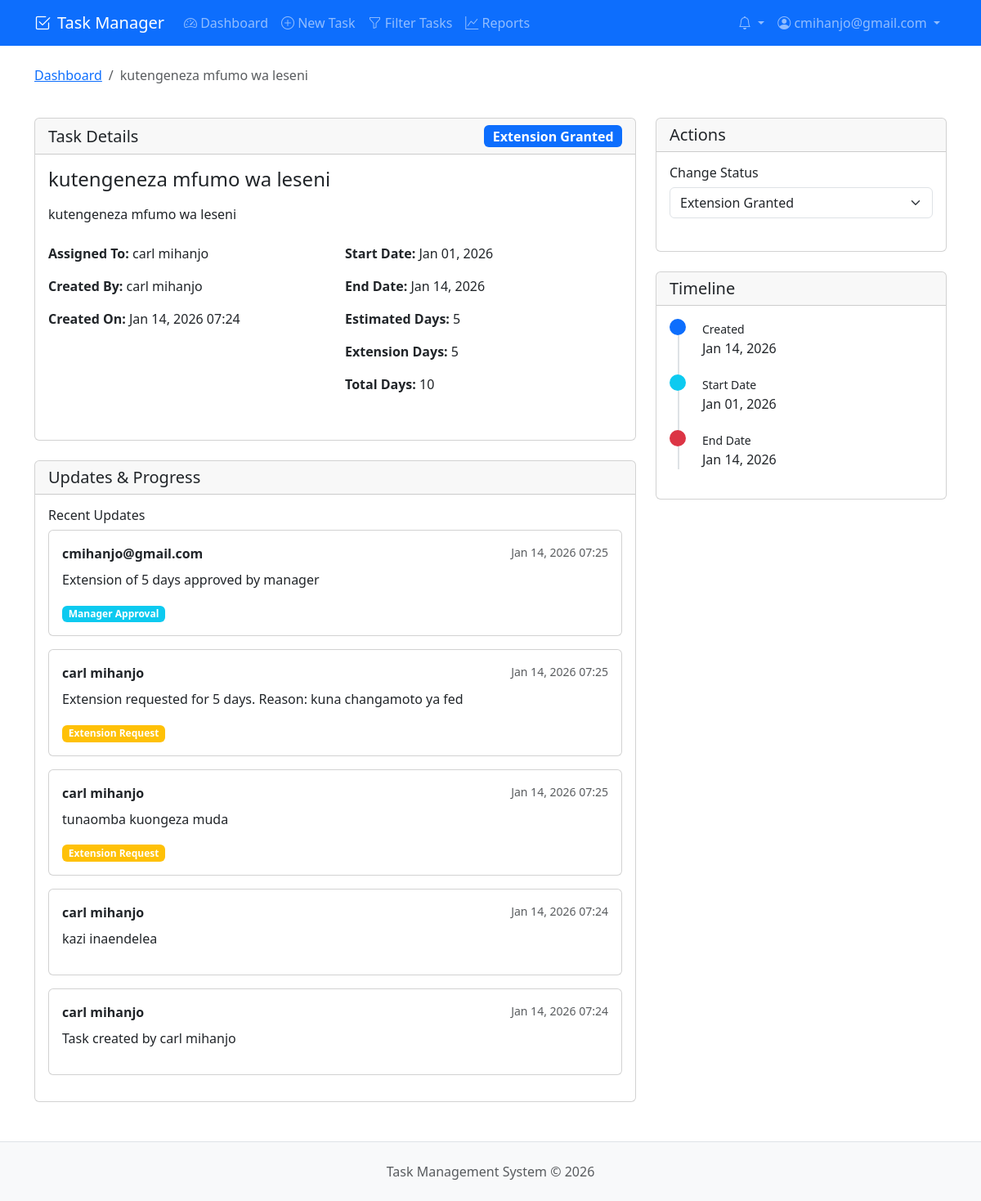
The page /tasks/2/ (signed in) on the database its author committed.
### tasks/models.py (models this page shows, shortened)
class Task(models.Model):
    STATUS_CHOICES = [
        ('pending', 'Pending'),
        ('in_progress', 'In Progress'),
        ('completed', 'Completed'),
        ('needs_extension', 'Needs Extension'),
        ('extension_granted', 'Extension Granted'),
        ('closed', 'Closed'),
    ]
    name = models.CharField(max_length=200)
    description = models.TextField()
    assigned_to = models.ForeignKey(User, on_delete=models.CASCADE, related_name='assigned_tasks')
    created_by = models.ForeignKey(User, on_delete=models.CASCADE, related_name='created_tasks')
    created_at = models.DateTimeField(auto_now_add=True)
    start_date = models.DateField()
    end_date = models.DateField()
    estimated_days = models.PositiveIntegerField(help_text="Estimated number of work days")
    extension_days = models.PositiveIntegerField(default=0)
    status = models.CharField(max_length=20, choices=STATUS_CHOICES, default='pending')
    completed_at = models.DateTimeField(null=True, blank=True)
    is_completed = models.BooleanField(default=False)
    class Meta:
        ordering = ['-created_at']
        permissions = [
            ("can_view_all_tasks", "Can view all tasks"),
        ]
    @property
    def is_overdue(self):
        return self.end_date < timezone.now().date() and not self.is_completed
    @property
    def total_days(self):
        return self.estimated_days + self.extension_days

class TaskUpdate(models.Model):
    UPDATE_TYPES = [
        ('progress', 'Progress Update'),
        ('completion', 'Completion Request'),
        ('extension', 'Extension Request'),
        ('approval', 'Manager Approval'),
        ('comment', 'Comment'),
    ]
    task = models.ForeignKey(Task, on_delete=models.CASCADE, related_name='updates')
    user = models.ForeignKey(User, on_delete=models.CASCADE)
    update_type = models.CharField(max_length=20, choices=UPDATE_TYPES)
    message = models.TextField()
    created_at = models.DateTimeField(auto_now_add=True)
    file = models.FileField(upload_to='task_updates/', null=True, blank=True)
    class Meta:
        ordering = ['-created_at']

### tasks/views.py (the view, shortened to what this page needs)
# urls.py: path('<int:task_id>/', views.task_detail, name='task_detail'),
@login_required
def task_detail(request, task_id):
    task = get_object_or_404(Task, id=task_id)
    if not (request.user == task.assigned_to or request.user == task.created_by or
            request.user.groups.filter(name='Manager').exists()):
        messages.error(request, 'You do not have permission to view this task.')
        return redirect('tasks:dashboard')
    updates = task.updates.all().order_by('-created_at')
    update_form = TaskUpdateForm()
    extension_form = ExtensionRequestForm()
    status_form = TaskStatusForm(instance=task)
    context = {
        'task': task,
        'updates': updates,
        'update_form': update_form,
        'extension_form': extension_form,
        'status_form': status_form,
        'can_edit': request.user == task.assigned_to,
        'is_manager': request.user.groups.filter(name='Manager').exists(),
    }
    return render(request, 'tasks/task_detail.html', context)

### tasks/forms.py
class TaskUpdateForm(forms.ModelForm):
    class Meta:
        model = TaskUpdate
        fields = ['update_type', 'message', 'file']
        widgets = {
            'message': forms.Textarea(attrs={'rows': 3}),
        }

class ExtensionRequestForm(forms.Form):
    extension_days = forms.IntegerField(min_value=1, max_value=30)
    reason = forms.CharField(widget=forms.Textarea(attrs={'rows': 3}))

### tasks/templatetags/custom_filters.py (called while the page is built)
@register.filter
def status_color(status):
    color_map = {
        'pending': 'secondary',
        'in_progress': 'info',
        'completed': 'success',
        'needs_extension': 'warning',
        'extension_granted': 'primary',
        'closed': 'dark',
    }
    return color_map.get(status, 'secondary')

### templates/tasks/task_detail.html (shortened to what this page needs)
{% extends 'base.html' %}
{% load crispy_forms_tags %}
{% load custom_filters %}
{% block content %}
<div class="row mb-4">
    <div class="col-12">
        <nav aria-label="breadcrumb">
            <ol class="breadcrumb">
                <li class="breadcrumb-item"><a href="{% url 'tasks:dashboard' %}">Dashboard</a></li>
                <li class="breadcrumb-item active">{{ task.name|truncatechars:30 }}</li>
            </ol>
        </nav>
    </div>
</div>
<div class="row">
    <div class="col-md-8">
        <div class="card mb-4">
            <div class="card-header d-flex justify-content-between align-items-center">
                <h5 class="mb-0">Task Details</h5>
                <span class="badge bg-{{ task.status|status_color }} fs-6">{{ task.get_status_display }}</span>
            </div>
            <div class="card-body">
                <h4 class="card-title">{{ task.name }}</h4>
                <p class="card-text">{{ task.description|linebreaks }}</p>
                <div class="row mt-4">
                    <div class="col-md-6">
                        <p><strong>Assigned To:</strong> {{ task.assigned_to.get_full_name|default:task.assigned_to.username }}</p>
                        <p><strong>Created By:</strong> {{ task.created_by.get_full_name|default:task.created_by.username }}</p>
                        <p><strong>Created On:</strong> {{ task.created_at|date:"M d, Y H:i" }}</p>
                    </div>
                    <div class="col-md-6">
                        <p><strong>Start Date:</strong> {{ task.start_date|date:"M d, Y" }}</p>
                        <p><strong>End Date:</strong> {{ task.end_date|date:"M d, Y" }}</p>
                        <p><strong>Estimated Days:</strong> {{ task.estimated_days }}</p>
                        <p><strong>Extension Days:</strong> {{ task.extension_days }}</p>
                        <p><strong>Total Days:</strong> {{ task.total_days }}</p>
                    </div>
                </div>
            </div>
        </div>
        <div class="card">
            <div class="card-header">
                <h5 class="mb-0">Updates & Progress</h5>
            </div>
            <div class="card-body">
                <div class="updates-list">
                    <h6>Recent Updates</h6>
                    {% for update in updates %}
                    <div class="card mb-3">
                        <div class="card-body">
                            <div class="d-flex justify-content-between align-items-start mb-2">
                                <strong>{{ update.user.get_full_name|default:update.user.username }}</strong>
                                <small class="text-muted">{{ update.created_at|date:"M d, Y H:i" }}</small>
                            </div>
                            <p class="mb-2">{{ update.message|linebreaks }}</p>
                            {% if update.update_type == 'extension' %}
                            <span class="badge bg-warning">Extension Request</span>
                            {% elif update.update_type == 'completion' %}
                            <span class="badge bg-success">Completion Request</span>
                            {% elif update.update_type == 'approval' %}
                            <span class="badge bg-info">Manager Approval</span>
                            {% endif %}
                        </div>
                    </div>
                    {% empty %}
                    <p class="text-muted">No updates yet.</p>
                    {% endfor %}
                </div>
            </div>
        </div>
    </div>
    <div class="col-md-4">
        <div class="card mb-4">
            <div class="card-header">
                <h5 class="mb-0">Actions</h5>
            </div>
            <div class="card-body">
                {% if is_manager %}
                <div class="mb-4">
                    <h6>Change Status</h6>
                    <form method="post" action="{% url 'tasks:update_task_status' task.id %}">
                        <div class="mb-3">
                            <select name="status" class="form-select" onchange="this.form.submit()">
                                {% for value, label in task.STATUS_CHOICES %}
                                <option value="{{ value }}" {% if task.status == value %}selected{% endif %}>
                                    {{ label }}
                                </option>
                                {% endfor %}
                            </select>
                        </div>
                    </form>
                </div>
                {% endif %}
            </div>
        </div>
        <div class="card">
            <div class="card-header">
                <h5 class="mb-0">Timeline</h5>
            </div>
            <div class="card-body">
                <div class="timeline">
                    <div class="timeline-item">
                        <div class="timeline-marker bg-primary"></div>
                        <div class="timeline-content">
                            <small>Created</small>
                            <p class="mb-0">{{ task.created_at|date:"M d, Y" }}</p>
                        </div>
                    </div>
                    <div class="timeline-item">
                        <div class="timeline-marker bg-info"></div>
                        <div class="timeline-content">
                            <small>Start Date</small>
                            <p class="mb-0">{{ task.start_date|date:"M d, Y" }}</p>
                        </div>
                    </div>
                    <div class="timeline-item">
                        <div class="timeline-marker {% if task.is_overdue %}bg-danger{% else %}bg-success{% endif %}"></div>
                        <div class="timeline-content">
                            <small>End Date</small>
                            <p class="mb-0">{{ task.end_date|date:"M d, Y" }}</p>
                        </div>
                    </div>
                </div>
            </div>
        </div>
    </div>
</div>
{% endblock %}

### templates/base.html (shortened to what this page needs)
<!DOCTYPE html>
<html lang="en" data-bs-theme="light">
<head>
    <link href="https://cdn.jsdelivr.net/npm/bootstrap@5.3.0/dist/css/bootstrap.min.css" rel="stylesheet">
    <link rel="stylesheet" href="https://cdn.jsdelivr.net/npm/bootstrap-icons@1.10.0/font/bootstrap-icons.css">
</head>
<body>
    <nav class="navbar navbar-expand-lg navbar-dark bg-primary">
        <div class="container">
            <a class="navbar-brand" href="{% url 'tasks:dashboard' %}">
                <i class="bi bi-check2-square me-2"></i>Task Manager
            </a>
            <div class="collapse navbar-collapse" id="navbarNav">
                <ul class="navbar-nav me-auto">
                    {% if user.is_authenticated %}
                        <li class="nav-item">
                            <a class="nav-link" href="{% url 'tasks:dashboard' %}">
                                <i class="bi bi-speedometer2"></i> Dashboard
                            </a>
                        </li>
                        <li class="nav-item">
                            <a class="nav-link" href="{% url 'tasks:create_task' %}">
                                <i class="bi bi-plus-circle"></i> New Task
                            </a>
                        </li>
                        <li class="nav-item">
                            <a class="nav-link" href="{% url 'tasks:filter_tasks' %}">
                                <i class="bi bi-funnel"></i> Filter Tasks
                            </a>
                        </li>
                        {% if user.groups.all.0.name == 'Manager' %}
                        <li class="nav-item">
                            <a class="nav-link" href="{% url 'tasks:reports' %}">
                                <i class="bi bi-graph-up"></i> Reports
                            </a>
                        </li>
                        {% endif %}
                    {% endif %}
                </ul>
                <ul class="navbar-nav">
                    {% if user.is_authenticated %}
                        <li class="nav-item dropdown">
                            <a class="nav-link dropdown-toggle" href="#" id="notificationsDropdown" role="button"
                            data-bs-toggle="dropdown" aria-expanded="false">
                                <i class="bi bi-bell"></i>
                            </a>
                        </li>
                        <li class="nav-item dropdown">
                            <a class="nav-link dropdown-toggle" href="#" id="userDropdown" role="button"
                               data-bs-toggle="dropdown" aria-expanded="false">
                                <i class="bi bi-person-circle"></i> {{ user.username }}
                            </a>
                        </li>
                    {% endif %}
                </ul>
            </div>
        </div>
    </nav>
    <main class="container my-4">
        {% block content %}{% endblock %}
    </main>
    <footer class="bg-light border-top py-4 mt-5">
        <div class="container text-center">
            <p class="text-muted mb-0">Task Management System &copy; {% now "Y" %}</p>
        </div>
    </footer>
</body>
</html>

### templates/tasks/task_detail.html (style rules this page uses)
.timeline { position: relative; padding-left: 30px; }
.timeline:before { content: ''; position: absolute; left: 10px; top: 0; bottom: 0; width: 2px; background: #dee2e6; }
.timeline-item { position: relative; margin-bottom: 20px; }
.timeline-marker { position: absolute; left: -30px; width: 20px; height: 20px; border-radius: 50%; background: #6c757d; }
.timeline-content { padding-left: 10px; }

### rows shown on the page
Task: name "kutengeneza mfumo wa leseni", status "Extension Granted", description "kutengeneza mfumo wa leseni", assigned_to.get_full_name "carl mihanjo", created_by.get_full_name "carl mihanjo", created_at "Jan 14, 2026 07:24", start_date "Jan 01, 2026", end_date "Jan 14, 2026", estimated_days "5", extension_days "5", total_days "10", created_at "Jan 14, 2026"
TaskUpdate: user.get_full_name "cmihanjo@gmail.com", created_at "Jan 14, 2026 07:25", message "Extension of 5 days approved by manager", update_type "Manager Approval"
TaskUpdate: user.get_full_name "carl mihanjo", created_at "Jan 14, 2026 07:25", message "Extension requested for 5 days. Reason: kuna changamoto ya fed", update_type "Extension Request"
TaskUpdate: user.get_full_name "carl mihanjo", created_at "Jan 14, 2026 07:25", message "tunaomba kuongeza muda", update_type "Extension Request"
TaskUpdate: user.get_full_name "carl mihanjo", created_at "Jan 14, 2026 07:24", message "kazi inaendelea"
TaskUpdate: user.get_full_name "carl mihanjo", created_at "Jan 14, 2026 07:24", message "Task created by carl mihanjo"

### other values the page prints
{{ user.username }} "cmihanjo@gmail.com"
